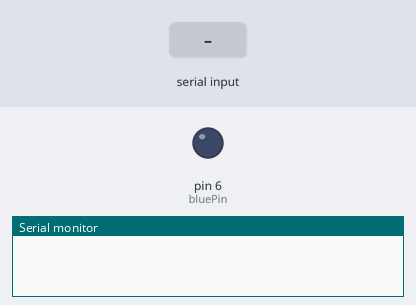
The sketch below on a simulated Arduino Uno, built with avr-gcc and run on an emulated ATmega328P. On the bench: output pins drawn as LEDs (lit = HIGH), the last lines printed to the serial monitor. The test bench sets the inputs (shaded band).

Above: at 1.2 s.
1.3 s: "90,45\n" received over Serial
At 1.8 s:
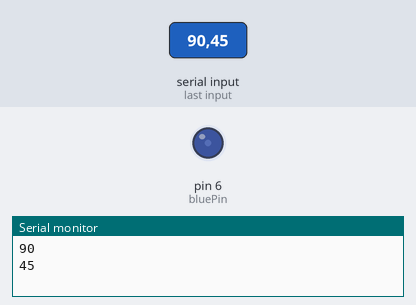
3.8 s: "30,150\n" received over Serial
At 4.6 s:
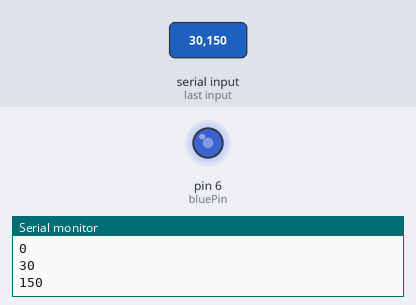
6.3 s: "200\n" received over Serial
At 6.8 s:
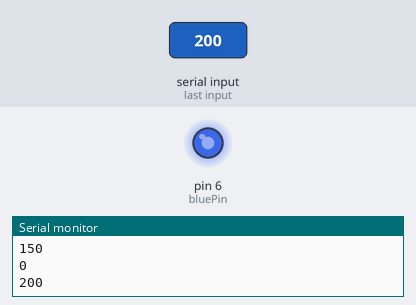
8.8 s: "90\n" received over Serial
At 9.6 s:
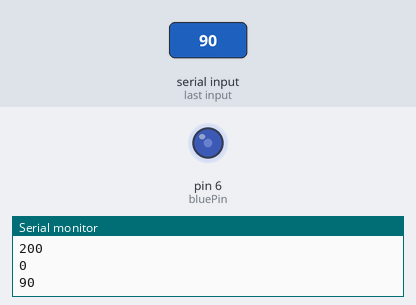
Timing chart, 0 to 11.8 s (numbered marks = the images above; inputs shaded):
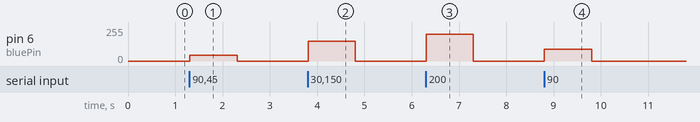

Measured:
- after the input at 1.3 s, pin 6 (bluePin): 0/255 → 45/255 at once, → 0/255 1.0 s later
- after the input at 3.8 s, pin 6 (bluePin): 0/255 → 150/255 at once, → 0/255 1.0 s later
- after the input at 6.3 s, pin 6 (bluePin): 0/255 → 200/255 at once, → 0/255 1.0 s later
- after the input at 8.8 s, pin 6 (bluePin): 0/255 → 90/255 at once, → 0/255 1.0 s later

The sketch:

ReadASCIIString.ino
```cpp
const int bluePin = 6;

void setup() {
  // initialize serial:
  Serial.begin(9600);
  // make the pins outputs:
  pinMode(bluePin, OUTPUT);
}

void loop() {
  // if there's any serial available, read it:
  while (Serial.available() > 0) {
    int blue = Serial.parseInt();
    blue = constrain(blue, 0, 255);
    analogWrite(bluePin, blue);
    Serial.println(blue, DEC);
  }
}
```
